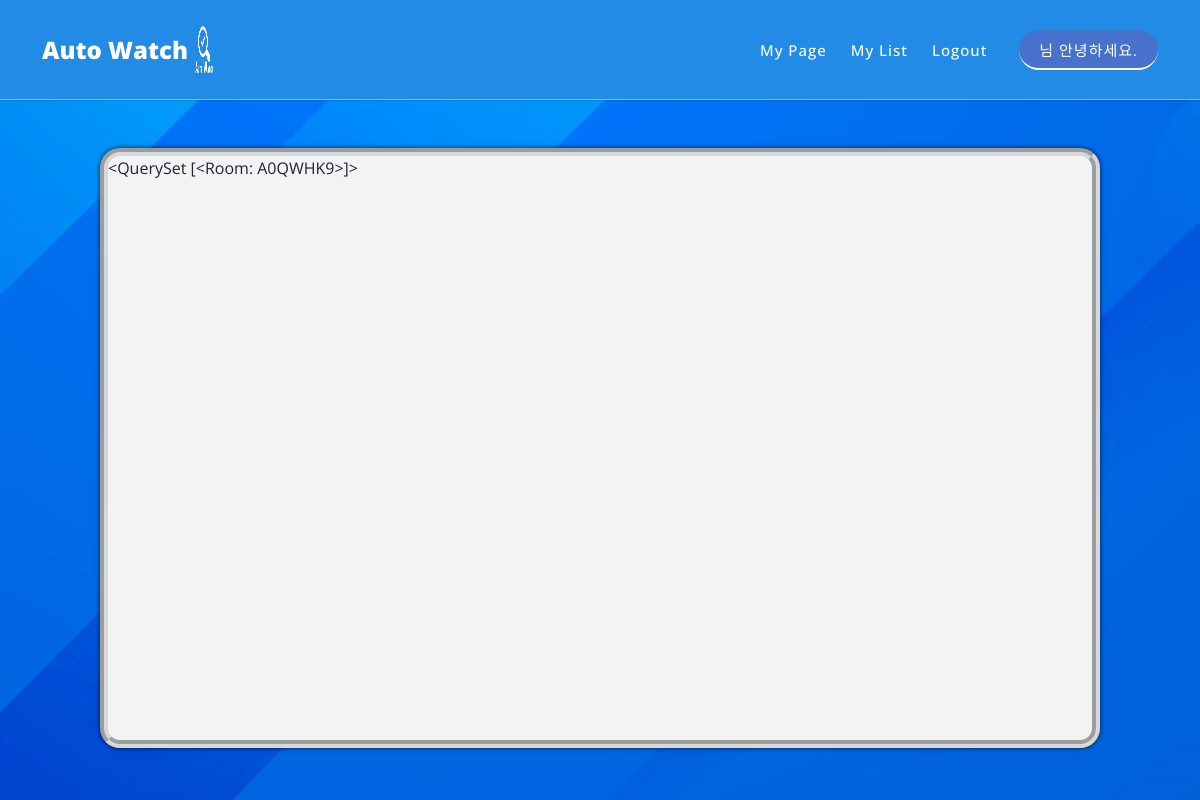
/main/list/room, run on an earlier commit of the app's database.
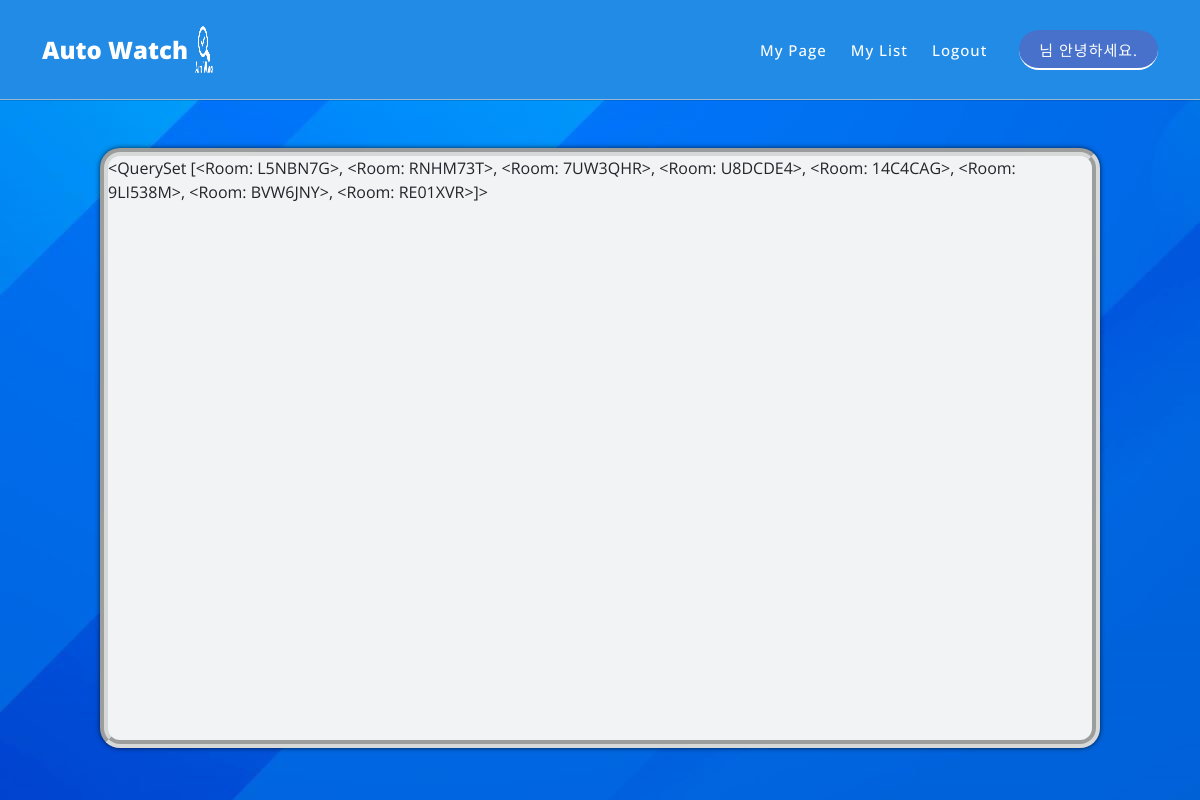
And on a later commit of the database.
### main/models.py (models this page shows)
class Room(models.Model):
    room_name = models.CharField(max_length=128, verbose_name="방 이름")
    room_password = models.CharField(max_length=64, verbose_name="방 비밀번호")
    file = models.FileField(upload_to="room", verbose_name="파일", default="NULL")
    mode = models.CharField(max_length=64, verbose_name="모드", default="NULL")
    maker = models.EmailField(max_length=64, verbose_name="생성자", default="NULL")
    make_date = models.DateTimeField(auto_now_add=True, verbose_name='등록시간')
    def __str__(self):
        return self.room_name
    class Meta:
        db_table = 'room'
        verbose_name = 'Room 명단'
        verbose_name_plural = 'Room 명단'

### main/views.py (the view)
# urls.py: path('list/room', RoomList.as_view()),
class RoomList(ListView):
    model = Room
    template_name = 'roomlist.html'

### main/templates/roomlist.html
{%extends 'base.html'%}
{% block content%}
<div class="list-wapper">
    <div class="room-list">
        {{object_list}}
    </div>
</div>
{% endblock%}

### main/templates/base.html (shortened to what this page needs)
<!DOCTYPE html>
<html lang="ko" id="html">
<head>
    <link href="/static/vendor/bootstrap/css/bootstrap.min.css" rel="stylesheet">
    <link rel="stylesheet" href="/static/assets/css/fontawesome.css">
    <link rel="stylesheet" href="/static/assets/css/templatemo-seo-dream.css?after">
    <link rel="stylesheet" href="/static/assets/css/main.css">
    <link rel="stylesheet" href="/static/assets/css/makeroom.css">
    <link rel="stylesheet" href="/static/assets/css/enterroom.css?after">
    <link rel="stylesheet" href="/static/assets/css/list.css">
    <link rel="stylesheet" href="/static/assets/css/animated.css">
    <link rel="stylesheet" href="https://cdnjs.cloudflare.com/ajax/libs/animate.css/4.1.1/animate.min.css"/>
    <link rel="stylesheet" href="/static/assets/css/owl.css">
</head>
<body>
  <div class="king" id="king">
    <div class="animate__animated animate__fadeInDown animate__delay-0.8s">
      <header class="header-area">
        <div class="container">
          <div class="row">
            <div class="col-12">
                <nav class="main-nav">
                  <a href="/main" class="logo">
                    <h4>Auto Watch <img src="/static/assets/images/자동감시로고_-removebg-preview.png" alt="" class="auto_logo"></h4>
                  </a>
                  <ul class="nav">
                    <li class="scroll-to-section"><a id="nav_mypage" name="nav_mypage">My page</a></li>
                    <li class="scroll-to-section"><a href="/main/list">My List</a></li>
                    <li class="scroll-to-section"><a href="/logout">Logout</a></li>
                    <li class="scroll-to-section"><div class="main-blue-button"><a id="nav_mypage2" name="nav_mypage2">{{username}}님 안녕하세요.</a></div></li>
                  </ul>
                </nav>
            </div>
          </div>
        </div>
      </header>
    </div>
    <div class="main">
      <div class="inner">
        {%block content%}
        {% endblock %}
      </div>
    </div>
  </div>
</body>
</html>

### static/assets/css/templatemo-seo-dream.css (style rules this page uses)
* { margin: 0; padding: 0; border: 0; outline: 0; }
ul, li { padding: 0; margin: 0; list-style: none; }
header, nav, section, article, aside, footer, hgroup { display: block; }
* { box-sizing: border-box; }
html, body { font-family: 'fontawesome-webfont', sans-serif; font-weight: 400; background-color: #fff; -ms-text-size-adjust: 100%; -webkit-font-smoothing: antialiased; -moz-osx-font-smoothing: grayscale; }
a { text-decoration: none; }
img { width: 100%; overflow: hidden; }
html, body { background: #fff; font-family: 'Open Sans', sans-serif; }
.main-blue-button a { display: inline-block; background-color: #4771cb; font-size: 15px; font-weight: 400; color: #fff; text-transform: capitalize; padding: 12px 25px; border-radius: 23px; letter-spacing: 0.25px; border-bottom: 2px solid #fff!important; transition: all .3s; }
.header-area { background-color: #228be6; border-bottom: 1px solid rgba(204,204,204, 0.7); box-shadow: 0 0 1px rgba(0,0,0, 0.7); position: absolute; top: 0px; left: 0px; right: 0px; z-index: 100; height: 100px; -webkit-transition: all .5s ease 0s; -moz-transition: all .5s ease 0s; -o-transition: all .5s ease 0s; transition: all .5s ease 0s; }
.header-area .main-nav { min-height: 80px; background: transparent; }
.header-area .main-nav .logo { float: left; -webkit-transition: all 0.3s ease 0s; -moz-transition: all 0.3s ease 0s; -o-transition: all 0.3s ease 0s; transition: all 0.3s ease 0s; }
.header-area .main-nav .logo h4 { font-size: 30px; font-weight: 800; text-transform: capitalize; color: #fff; line-height: 100px; float: left; width: 300px; -webkit-transition: all 0.3s ease 0s; -moz-transition: all 0.3s ease 0s; -o-transition: all 0.3s ease 0s; transition: all 0.3s ease 0s; }
.header-area .main-nav .logo h4 img { margin-top: 10px; width: 80px; height: 80px; }
.header-area .main-nav .nav { float: right; margin-top: 30px; margin-right: 0px; background-color: transparent; -webkit-transition: all 0.3s ease 0s; -moz-transition: all 0.3s ease 0s; -o-transition: all 0.3s ease 0s; transition: all 0.3s ease 0s; position: relative; z-index: 999; }
.header-area .main-nav .nav li { padding-left: 20px; padding-right: 20px; }
.header-area .main-nav .nav li:last-child { padding-right: 0px; padding-left: 40px; }
.header-area .main-nav .nav li:last-child a , .background-header .main-nav .nav li:last-child a { padding: 0px 20px; font-weight: 400; }
.header-area .main-nav .nav li a { display: block; font-weight: 500; font-size: 15px; color: #fff; text-transform: capitalize; -webkit-transition: all 0.3s ease 0s; -moz-transition: all 0.3s ease 0s; -o-transition: all 0.3s ease 0s; transition: all 0.3s ease 0s; height: 40px; line-height: 40px; border: transparent; letter-spacing: 1px; }
.header-area .nav { margin-top: 30px; }
@media (max-width: 1200px) { .header-area .main-nav .nav li { padding-left: 12px; padding-right: 12px; } }
@media (max-width: 1200px) { .header-area .main-nav:before { display: none; } }
@media (min-width: 767px) { .header-area .main-nav .nav { display: flex !important; } }
.auto_logo { width: 100px; height: 50px; }
@media (max-width: 1200px) { .header-area .main-nav .logo h4 { font-size: 24px; } }
@media (max-width: 1200px) { .header-area .main-nav .logo h4 img { max-width: 25px; margin-left: 0px; } }
@media (max-width: 1200px) { .header-area .main-nav .nav li:last-child { padding-left: 20px; } }

### static/assets/css/main.css (style rules this page uses)
html,body { width: 100%; height: 100%; overflow: hidden; background-color: rgba(0,0,0, 0.7); }
.king { width: 100%; height: 100%; }
.header-area .main-nav img { margin-top: 20px; }
.main { background-image: url(../images/main-back.jpg); background-repeat: no-repeat; width: 100%; height: 100%; display: flex; justify-content: center; align-items: center; }
.inner { margin-top: 6rem; width: 1000px; height: 600px; background-color: #f1f3f5; border-radius: 20px; border: 8px rgba(204,204,204, 0.7); border-style: groove; box-shadow: 0 0 5px rgba(0,0,0, 0.7); }

### static/assets/css/list.css (style rules this page uses)
.list-wapper { overflow: scroll; width: 100%; height: 100%; }

What changed in the data, as far as the page shows it:
removed Room: room_name "<QuerySet [<Room: A0QWHK9>]>"
added Room: room_name.room_name "<QuerySet [<Room: L5NBN7G>, <Room: RNHM73T>, <Room: 7UW3QHR>, <Room: U8DCDE4>, <Room: 14C4CAG>, <Room: 9LI538M>, <Room: BVW6JNY>, <Room: RE01XVR>]>"
